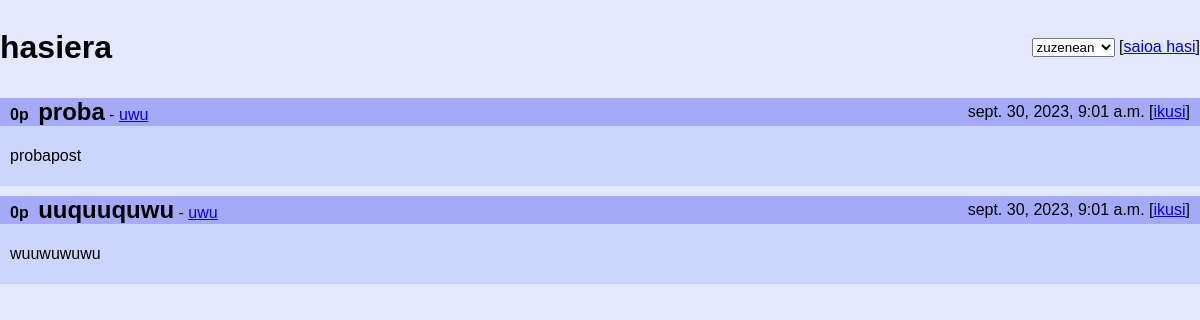
Before: / with the older database file.
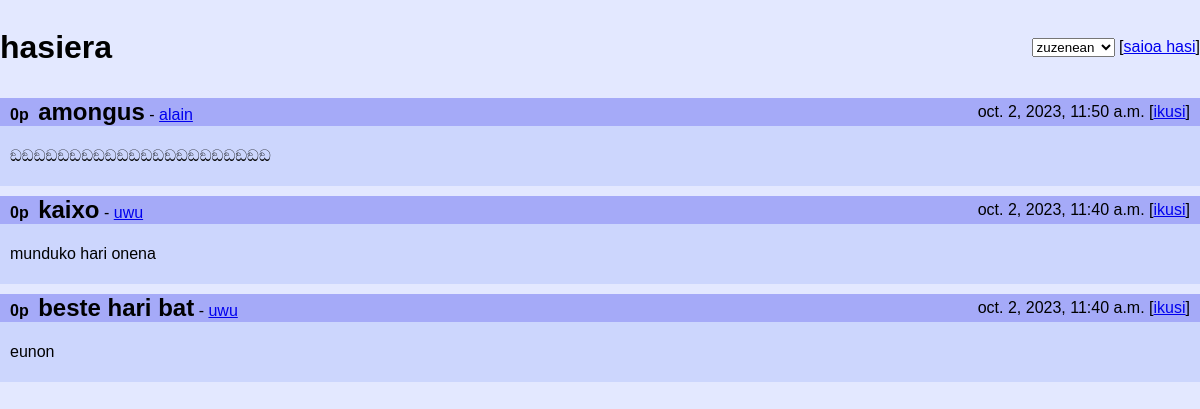
After: the same page with the newer database file.
### foro/models.py (models this page shows, shortened)
class Thread(models.Model):
    title = models.CharField(max_length=200)
    author = models.CharField(max_length=100)
    content = models.TextField()
    creation_date = models.DateTimeField(auto_now_add=True)
    bumped = models.DateTimeField(auto_now_add=True)
    votes = models.IntegerField(default=0)
    replies = models.IntegerField(default=0)

### foro/views.py (the view)
# urls.py: path('', views.thread_list, name='thread_list'),
def thread_list(request, author=None):
    sort = request.GET.get('sort', 'zuzenean')  # Default to 'zuzenean' if no sort parameter is provided
    threads = Thread.objects.all()
    if sort == 'zuzenean':
        threads = threads.order_by('-bumped')
    elif sort == 'onena':
        threads = threads.order_by('-votes')
    elif sort == 'azkena':
        threads = threads.order_by('-creation_date')
    elif sort == 'zaharrena':
        threads = threads.order_by('creation_date')
    elif sort == 'eztabaida':
        threads = threads.order_by('-replies')
    if author:
        threads = threads.filter(author=author)
    if author:
        return render(request, 'foro/autorea.html', {'author': author, 'threads': threads, 'selected_sort': sort})
    else:
        return render(request, 'foro/index.html', {'threads': threads, 'selected_sort': sort})

### foro/templates/foro/index.html (shortened to what this page needs)
{% load static %}
<!DOCTYPE html>
<html lang="en">
<head>
    <link rel="stylesheet" href="/static/css/foro.css">
</head>
<body>
<div class="global">
    <div class="header">
        <h1>hasiera</h1>
        <div class="headeritems">
           <select id="sort-select" name="sort">
                <option value="zuzenean" {% if selected_sort == 'zuzenean' %}selected{% endif %}>zuzenean</option>
            </select>
            {% if user.is_authenticated %}
                {{ user.username }} zara
                [<a class="loginbutton" href="/logout">saioa itxi</a>]
                [<a class="postbutton" href="/add">igo</a>]
            {% else %}
                [<a class="loginbutton" href="/login">saioa hasi</a>]
            {% endif %}
        </div>
    </div>
    {% for thread in threads %}
        <div class="postdiv">
            <div class="titlediv">
                <span>
                    <span class="threadid">{{ thread.votes }}p</span> <a class="threadtitle">{{ thread.title }}</a> - <a href="autorea/{{ thread.author }}">{{ thread.author }}</a>
                </span>
                <span>
                    {{ thread.creation_date }}
                    [<a href="/haria/{{ thread.id }}">ikusi</a>]
                </span>
            </div>
            <div class="contentdiv">
                <p>{{ thread.content }}</p>
            </div>
        </div>
    {% endfor %}
</div>
</body>
</html>

### foro/static/css/foro.css (style rules this page uses)
body { display:flex; flex-direction: column; align-items: center; background: #e3e8ff; font-family: Arial, Helvetica, sans-serif; }
.header { display: flex; align-items: center; justify-content: space-between; }
.global { width: 1200px; }
.postdiv { width: 100%; margin: 10px 0; }
.threadtitle { font-size: 1.5em; font-weight: bold; margin: 0; }
.titlediv { width: calc(100% - 20px); margin: 0; background: #a5aaf8; padding: 0 10px; display: flex; justify-content: space-between; align-items: center; text-transform: lowercase; }
.contentdiv { padding: 5px 10px; background: #ccd6fd; }
.threadid { font-size: 1em; font-weight: bold; margin-right: 5px; }

Changed rows visible on the page:
removed Thread: votes "0", title "proba", author "uwu", creation_date "sept. 30, 2023, 9:01 a.m.", content "probapost"
removed Thread: votes "0", title "uuquuquwu", author "uwu", creation_date "sept. 30, 2023, 9:01 a.m.", content "wuuwuwuwu"
added Thread: votes "0", title "amongus", author "alain", creation_date "oct. 2, 2023, 11:50 a.m.", content "ඞඞඞඞඞඞඞඞඞඞඞඞඞඞඞඞඞඞඞඞඞඞ"
added Thread: votes "0", title "kaixo", author "uwu", creation_date "oct. 2, 2023, 11:40 a.m.", content "munduko hari onena"
added Thread: votes "0", title "beste hari bat", author "uwu", creation_date "oct. 2, 2023, 11:40 a.m.", content "eunon"
